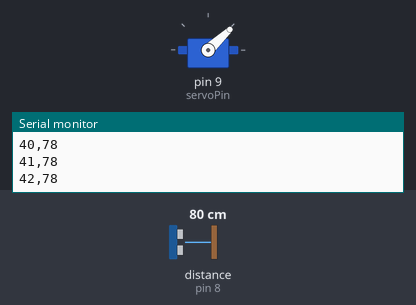
Recording of a sketch running on a simulated Arduino Uno, built with avr-gcc and run on an emulated ATmega328P. Shown: servo, the last lines printed to the serial monitor. Wiring (inferred from the names in the program): ultrasonic range finder: trigger pin 7; echo pin 8. Inputs (shaded band) come from the test bench; at power-on: distance to the obstacle (sensor on pin 8) 80 cm. The echo pulse lasts 58.3 µs per cm.

Above: at 1.28 s.
1.3 s: distance to the obstacle (sensor on pin 8) set to 2 cm
At 1.97 s:
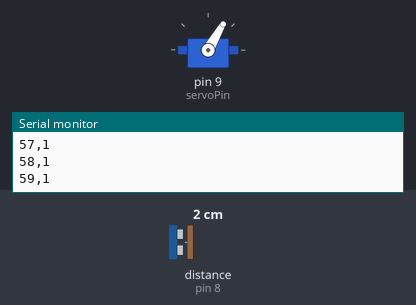
7.3 s: distance to the obstacle (sensor on pin 8) set to 250 cm
At 7.46 s:
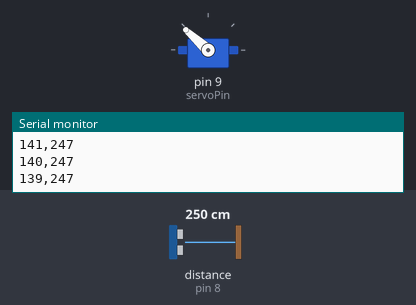
10.3 s: distance to the obstacle (sensor on pin 8) set to 9 cm
At 10.46 s:
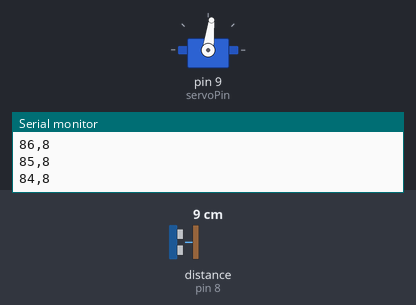
13.3 s: distance to the obstacle (sensor on pin 8) set to 120 cm
Timing chart, 0 to 17.3 s (numbered marks = the images above; inputs shaded):
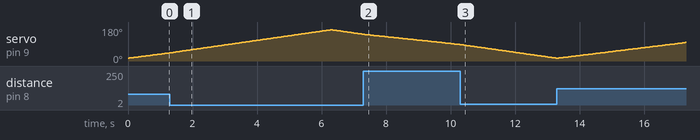

The sketch:

arduino_code_for_radar.ino
```cpp
#include <Servo.h>

Servo radar;

// 🔧 YOUR PINS
const int trigPin = 7;
const int echoPin = 8;
const int servoPin = 9;

long duration;
int distance;

void setup() {

  radar.attach(servoPin);

  pinMode(trigPin, OUTPUT);
  pinMode(echoPin, INPUT);

  Serial.begin(9600);
}

void loop() {

  // Sweep left → right
  for (int angle = 15; angle <= 165; angle++) {

    radar.write(angle);
    delay(40);

    distance = getDistance();

    Serial.print(angle);
    Serial.print(",");
    Serial.println(distance);
  }

  // Sweep right → left
  for (int angle = 165; angle >= 15; angle--) {

    radar.write(angle);
    delay(40);

    distance = getDistance();

    Serial.print(angle);
    Serial.print(",");
    Serial.println(distance);
  }
}

// 📏 Distance Function (UPDATED)
int getDistance() {

  digitalWrite(trigPin, LOW);
  delayMicroseconds(2);

  digitalWrite(trigPin, HIGH);
  delayMicroseconds(10);
  digitalWrite(trigPin, LOW);

  long duration = pulseIn(echoPin, HIGH, 30000);

  if (duration == 0) return 400; // no echo

  int dist = duration * 0.034 / 2;

  return dist;
}
```

Measured:
- by itself, servo on pin 9 (servoPin): rises from 43° to 165° in 5.0 s, then falls to 141° in 1.0 s
